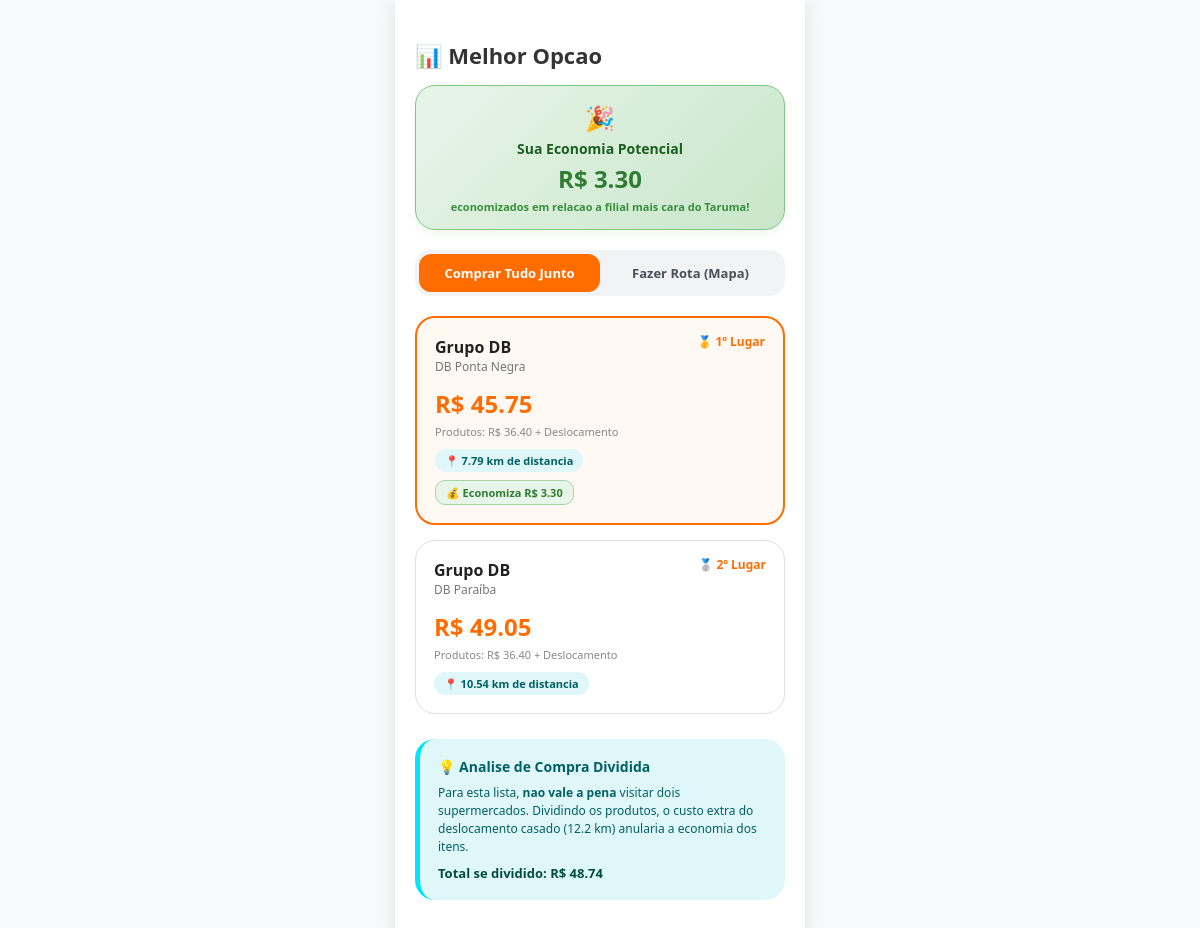
/resultado-cestia/, run on the app's committed database.
### core/models.py (models this page shows, shortened)
class Supermercado(models.Model):
    nome = models.CharField(max_length=150)

class Filial(models.Model):
    supermercado = models.ForeignKey(Supermercado, on_delete=models.CASCADE)
    nome_loja = models.CharField(max_length=150, help_text="Ex: DB Ponta Negra")
    endereco = models.CharField(max_length=255)
    latitude = models.FloatField()
    longitude = models.FloatField()

### core/views.py (the view)
# urls.py: path('resultado-cestia/', tela_ranking_resultados, name='ranking_visual'),
def tela_ranking_resultados(request):
    lat_usuario = float(request.GET.get('lat', -3.0245))
    lon_usuario = float(request.GET.get('lon', -60.0512))
    produtos_reais = Produto.objects.all()
    filiais = list(Filial.objects.all())
    opcoes_monomercado = []
    for index, filial in enumerate(filiais):
        valor_total_sacola = 0
        itens_encontrados = 0
        distancia = calcular_distancia(lat_usuario, lon_usuario, filial.latitude, filial.longitude)
        for produto in produtos_reais:
            try:
                registro_preco = HistoricoPreco.objects.get(produto=produto, filial=filial)
                valor_total_sacola += registro_preco.preco
                itens_encontrados += 1
            except HistoricoPreco.DoesNotExist:
                continue
        if itens_encontrados > 0:
            custo_deslocamento = distancia * 1.20
            custo_final_real = float(valor_total_sacola) + custo_deslocamento
            medalha = '🥇 1º Lugar' if index == 0 else f'🥈 {index + 1}º Lugar'
            opcoes_monomercado.append({
                'supermercado': filial.supermercado.nome,
                'loja': filial.nome_loja,
                'total_produtos': float(valor_total_sacola),
                'distancia_km': round(distancia, 2),
                'custo_beneficio_total': round(custo_final_real, 2),
                'vencedor': True if index == 0 else False,
                'medalha': medalha,
                'economia_reais': 0.0
            })
    ranking_ordenado = sorted(opcoes_monomercado, key=lambda x: x['custo_beneficio_total'])
    economia_maxima = 0.0
    if len(ranking_ordenado) > 1:
        maior_custo = ranking_ordenado[-1]['custo_beneficio_total']
        for item in ranking_ordenado:
            item['economia_reais'] = round(maior_custo - item['custo_beneficio_total'], 2)
        economia_maxima = ranking_ordenado[0]['economia_reais']
    dados_dinamicos = {
        'quantidade_itens_solicitados': produtos_reais.count(),
        'comprar_tudo_no_mesmo_lugar': ranking_ordenado,
        'sugestao_otimizada_split_2_mercados': {
            'lojas_envolvidas': 'DB Ponta Negra + DB Paraíba',
            'distancia_total_estimada_km': 12.20,
            'custo_beneficio_total': 48.74
        },
        'economia_consolidada': economia_maxima
    }
    return render(request, "cestia/ranking.html", {'dados': dados_dinamicos})

### core/views.py (called while the page is built)
def calcular_distancia(lat1, lon1, lat2, lon2):
    raio_terra = 6371
    dlat = math.radians(lat2 - lat1)
    dlon = math.radians(lon2 - lon1)
    a = (math.sin(dlat / 2) ** 2 +
         math.cos(math.radians(lat1)) * math.cos(math.radians(lat2)) * math.sin(dlon / 2) ** 2)
    c = 2 * math.atan2(math.sqrt(a), math.sqrt(1 - a))
    return raio_terra * c

### core/templates/cestia/ranking.html (shortened to what this page needs)
<!DOCTYPE html>
<html lang="pt-br">
<head>
</head>
<body>
    <div class="celular-container">
        <div class="titulo-pagina">📊 Melhor Opcao</div>
        <div style="background: linear-gradient(135deg, #E8F5E9, #C8E6C9); border: 1px solid #81C784; padding: 15px; border-radius: 20px; margin-bottom: 20px; text-align: center; box-shadow: 0 4px 10px rgba(46,125,50,0.06);">
            <span style="font-size: 24px;">🎉</span>
            <h3 style="color: #1B5E20; font-size: 14px; font-weight: 700; margin-top: 5px;">Sua Economia Potencial</h3>
            <p style="font-size: 24px; color: #2E7D32; font-weight: 800; margin: 4px 0;">R$ {{ dados.economia_consolidada|floatformat:2 }}</p>
            <p style="font-size: 11px; color: #388E3C; font-weight: 600;">economizados em relacao a filial mais cara do Taruma!</p>
        </div>
        <div class="abas-container">
            <div class="aba ativa">Comprar Tudo Junto</div>
            <a href="/rota-cestia/" class="aba" style="text-decoration: none; color: #495057;">Fazer Rota (Mapa)</a>
        </div>
        {% for m in dados.comprar_tudo_no_mesmo_lugar %}
        <div class="card-mercado {% if m.vencedor %}vencedor{% endif %}">
            <div class="medalha-tag">{{ m.medalha }}</div>
            <div class="nome-loja">{{ m.supermercado }}</div>
            <div class="sub-loja">{{ m.loja }}</div>
            <div class="preco-total">R$ {{ m.custo_beneficio_total|floatformat:2 }}</div>
            <div class="detalhe-custo">Produtos: R$ {{ m.total_produtos|floatformat:2 }} + Deslocamento</div>
            <div class="distancia-tag">📍 {{ m.distancia_km }} km de distancia</div>
            {% if m.economia_reais > 0 %}
            <br>
            <div style="color: #2E7D32; font-size: 11px; font-weight: 700; margin-top: 8px; background-color: #E8F5E9; display: inline-block; padding: 4px 10px; border-radius: 10px; border: 1px solid #A5D6A7;">
                💰 Economiza R$ {{ m.economia_reais|floatformat:2 }}
            </div>
            {% endif %}
        </div>
        {% endfor %}
        <div class="bloco-split">
            <div class="titulo-split">💡 Analise de Compra Dividida</div>
            <div class="texto-split">
                Para esta lista, <strong>nao vale a pena</strong> visitar dois supermercados. Dividindo os produtos, o custo extra do deslocamento casado ({{ dados.sugestao_otimizada_split_2_mercados.distancia_total_estimada_km }} km) anularia a economia dos itens.
            </div>
            <div class="valores-split">
                Total se dividido: R$ {{ dados.sugestao_otimizada_split_2_mercados.custo_beneficio_total|floatformat:2 }}
            </div>
        </div>
    </div>
</body>
</html>

### core/templates/cestia/ranking.html (style rules this page uses)
* { margin: 0; padding: 0; box-sizing: border-box; font-family: 'Segoe UI', sans-serif; }
body { background-color: #F8F9FA; display: flex; justify-content: center; }
.celular-container { width: 100%; max-width: 410px; min-height: 100vh; background-color: #FFF; box-shadow: 0 0 20px rgba(0,0,0,0.1); position: relative; padding: 20px; padding-bottom: 40px; }
.titulo-pagina { font-size: 22px; font-weight: bold; color: #333; margin-top: 20px; margin-bottom: 15px; display: flex; align-items: center; gap: 8px; }
.abas-container { display: flex; background-color: #F1F3F5; border-radius: 15px; padding: 4px; margin-bottom: 20px; }
.aba { flex: 1; text-align: center; padding: 10px; font-size: 13px; font-weight: bold; color: #495057; border-radius: 12px; }
.aba.ativa { background-color: #FF6D00; color: #FFF; }
.card-mercado { border-radius: 20px; padding: 18px; margin-bottom: 15px; border: 1px solid #E0E0E0; position: relative; }
.card-mercado.vencedor { border: 2px solid #FF6D00; background-color: #FFF8F3; }
.medalha-tag { position: absolute; top: 15px; right: 18px; font-size: 12px; font-weight: bold; color: #FF6D00; }
.nome-loja { font-size: 16px; font-weight: bold; color: #212121; }
.sub-loja { font-size: 12px; color: #777; margin-bottom: 12px; }
.preco-total { font-size: 24px; font-weight: 800; color: #FF6D00; margin-bottom: 4px; }
.detalhe-custo { font-size: 11px; color: #888; }
.distancia-tag { display: inline-block; background-color: #E0F7FA; color: #006064; font-size: 11px; font-weight: bold; padding: 4px 10px; border-radius: 12px; margin-top: 10px; }
.bloco-split { background-color: #E0F7FA; border-radius: 20px; padding: 18px; border-left: 5px solid #00E5FF; margin-top: 25px; }
.titulo-split { font-size: 14px; font-weight: bold; color: #006064; display: flex; align-items: center; gap: 6px; margin-bottom: 8px; }
.texto-split { font-size: 12px; color: #006064; line-height: 18px; }
.valores-split { font-size: 13px; font-weight: bold; margin-top: 8px; color: #004d40; }

### data on the page
Supermercado: supermercado "Grupo DB" "Grupo DB"
Filial: loja "DB Ponta Negra"
Filial: loja "DB Paraíba"

### other printed values
{{ dados.economia_consolidada|floatformat:2 }} "3.30"
{{ m.medalha }} "🥇 1º Lugar" "🥈 2º Lugar"
{{ m.custo_beneficio_total|floatformat:2 }} "45.75" "49.05"
{{ m.total_produtos|floatformat:2 }} "36.40" "36.40"
{{ m.distancia_km }} "7.79" "10.54"
{{ m.economia_reais|floatformat:2 }} "3.30"
{{ dados.sugestao_otimizada_split_2_mercados.distancia_total_estimada_km }} "12.2"
